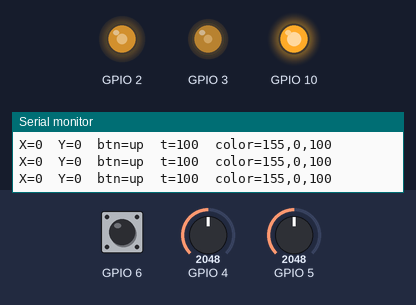
Bench run of a program on a simulated ESP32-C3. Parts: output pins drawn as LEDs (lit = HIGH), the last lines printed to the serial monitor. Inputs (shaded band) come from the test bench; at power-on: GPIO 6 HIGH, GPIO 4 = 2048, GPIO 5 = 2048.

Above: at 1.2 s.
1.3 s: GPIO 6 pulled LOW for 0.15 s
At 1.39 s:
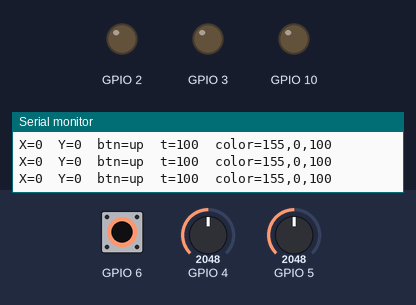
2.9 s: GPIO 4 set to 2866
At 4.1 s:
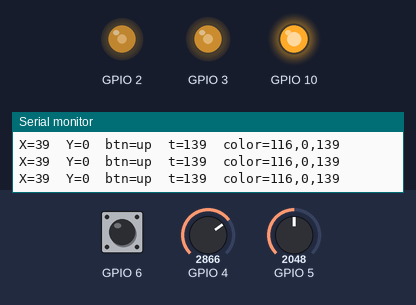
4.4 s: GPIO 4 set to 4095
At 5.0 s:
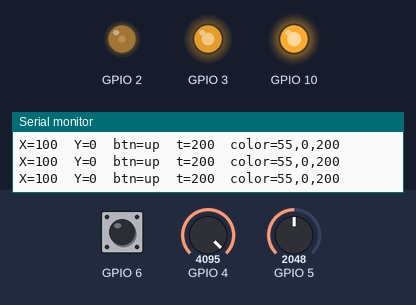
5.9 s: GPIO 4 set to 1228
At 6.4 s:
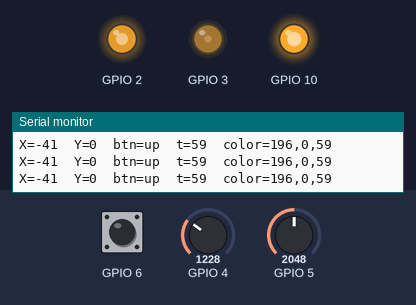
7.4 s: GPIO 4 set to 0
At 7.8 s:
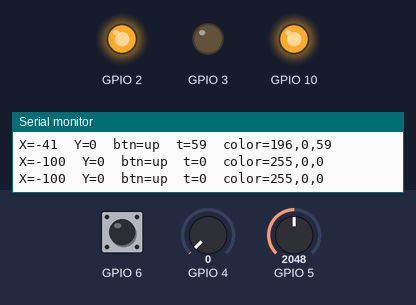
8.9 s: GPIO 4 set to 2047
At 9.7 s:
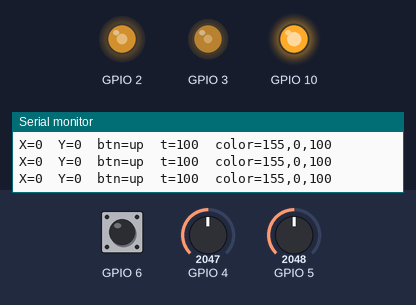
Timing chart, 0 to 11.4 s (numbered marks = the images above; inputs shaded):
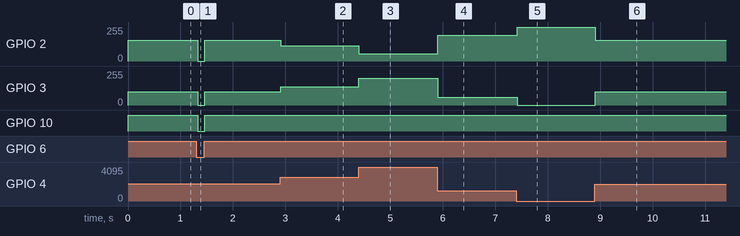

The program:

main.cpp
```cpp
#include <Arduino.h>
#include "joystick.h"
#include "rgb_led.h"
#include "color.h"

using namespace drivers;
using namespace common;

// ---------------------------------------------------------------------------
// Hardware wiring
//   Joystick VRx -> GPIO 4  (ADC1 CH4)
//   Joystick VRy -> GPIO 5  (ADC1 CH5)
//   Joystick SW  -> GPIO 6  (active-low, pull-up)
//   RGB LED R    -> GPIO 3  (active-low, common anode)
//   RGB LED G    -> GPIO 10 (active-low, common anode)
//   RGB LED B    -> GPIO 2  (active-low, common anode)
// ---------------------------------------------------------------------------

Joystick joy(4, 5, 6);       // pin_x, pin_y, pin_btn
RgbLed   led(3, 10, 2);      // pin_r, pin_g, pin_b

void setup() {
    Serial.begin(115200);
    Serial.println("Lesson 10 demo started.");
}

void loop() {
    joy.update();

    int8_t  x = joy.getX();   // -100..+100
    int8_t  y = joy.getY();   // -100..+100

    // Map X axis (-100..+100) to lerp parameter (0..200).
    // t=0 -> full RED, t=200 -> close to full BLUE.
    // Note: lerp() expects 0-255; 200 gives a visible blue without
    // needing to clamp, and avoids a cast overflow.
    uint8_t t = static_cast<uint8_t>(x + 100);  // 0..200

    em_color c = lerp(em_color::RED, em_color::BLUE, t);

    if (joy.wasPressed()) {
        // Flash white on button press.
        led.setColor(em_color::WHITE);
        delay(120);
    } else {
        led.setColor(c);
    }

    // Debug output every 200 ms.
    static uint32_t last_print = 0;
    if (millis() - last_print >= 200) {
        last_print = millis();
        Serial.print("X=");
        Serial.print(x);
        Serial.print("  Y=");
        Serial.print(y);
        Serial.print("  btn=");
        Serial.print(joy.isPressed() ? "DOWN" : "up");
        Serial.print("  t=");
        Serial.print(t);
        Serial.print("  color=");
        Serial.print(c.r);
        Serial.print(",");
        Serial.print(c.g);
        Serial.print(",");
        Serial.println(c.b);
    }

    delay(20);
}
```

analog_pin.cpp
```cpp
#include "analog_pin.h"

namespace drivers {

AnalogPin::AnalogPin(uint8_t pin)
    : _pin(pin)
{
    // No pinMode needed for ADC inputs on ESP32.
    // analogRead() handles the configuration internally.
}

uint16_t AnalogPin::read() const {
    return static_cast<uint16_t>(analogRead(_pin));
}

uint8_t AnalogPin::pin() const { return _pin; }

} // namespace drivers
```

button.cpp
```cpp
#include "button.h"

namespace drivers {

Button::Button(uint8_t pin, uint32_t debounce_ms)
    : DigitalPin(pin, INPUT_PULLUP),
      _debounce_ms(debounce_ms),
      _state(false),
      _prev_state(false),
      _pressed_flag(false),
      _last_change_ms(0)
{}

void Button::update() {
    // Active-low: LOW means button is pressed.
    bool raw = (digitalRead(_pin) == LOW);

    if (raw != _prev_state) {
        _last_change_ms = millis();
        _prev_state = raw;
    }

    if ((millis() - _last_change_ms) >= _debounce_ms) {
        if (raw && !_state) {
            // Transition: released -> pressed
            _pressed_flag = true;
        }
        _state = raw;
    }
}

bool Button::isPressed() const {
    return _state;
}

bool Button::wasPressed() {
    if (_pressed_flag) {
        _pressed_flag = false;
        return true;
    }
    return false;
}

} // namespace drivers
```

color.cpp
```cpp
#include "color.h"

namespace common {

// ---------------------------------------------------------------------------
// Constructors
// ---------------------------------------------------------------------------

em_color::em_color()
    : r(0), g(0), b(0)
{}

em_color::em_color(uint8_t r, uint8_t g, uint8_t b)
    : r(r), g(g), b(b)
{}

// ---------------------------------------------------------------------------
// Named color constants
// ---------------------------------------------------------------------------

const em_color em_color::RED     = em_color(255,   0,   0);
const em_color em_color::GREEN   = em_color(  0, 255,   0);
const em_color em_color::BLUE    = em_color(  0,   0, 255);
const em_color em_color::WHITE   = em_color(255, 255, 255);
const em_color em_color::BLACK   = em_color(  0,   0,   0);
const em_color em_color::YELLOW  = em_color(255, 255,   0);
const em_color em_color::CYAN    = em_color(  0, 255, 255);
const em_color em_color::MAGENTA = em_color(255,   0, 255);

// ---------------------------------------------------------------------------
// lerp - linear interpolation between two colors.
//
// Formula per channel:
//   result = (a_ch * (255 - t) + b_ch * t) / 255
//
// Uses uint16_t for intermediate products to avoid overflow.
// No floating-point arithmetic.
// ---------------------------------------------------------------------------
em_color lerp(em_color a, em_color b, uint8_t t) {
    uint16_t inv = static_cast<uint16_t>(255u - t);
    uint8_t r  = static_cast<uint8_t>((a.r * inv + b.r * t) / 255u);
    uint8_t g  = static_cast<uint8_t>((a.g * inv + b.g * t) / 255u);
    uint8_t bv = static_cast<uint8_t>((a.b * inv + b.b * t) / 255u);
    return em_color(r, g, bv);
}

} // namespace common
```

digital_pin.cpp
```cpp
#include "digital_pin.h"

namespace drivers {

DigitalPin::DigitalPin(uint8_t pin, uint8_t mode)
    : _pin(pin), _mode(mode)
{
    pinMode(_pin, _mode);
}

uint8_t DigitalPin::pin()  const { return _pin; }
uint8_t DigitalPin::mode() const { return _mode; }

} // namespace drivers
```

joystick.cpp
```cpp
#include "joystick.h"
#include <Arduino.h>

namespace drivers {

Joystick::Joystick(uint8_t pin_x,
                   uint8_t pin_y,
                   uint8_t pin_btn,
                   uint8_t dead_zone)
    : _x(pin_x),
      _y(pin_y),
      _btn(pin_btn),
      _dz(dead_zone),
      _vx(0),
      _vy(0)
{}

void Joystick::update() {
    _vx = _mapAxis(_x.read());
    _vy = _mapAxis(_y.read());
    _btn.update();
}

int8_t Joystick::getX() const { return _vx; }
int8_t Joystick::getY() const { return _vy; }

bool Joystick::isPressed() const { return _btn.isPressed(); }
bool Joystick::wasPressed()      { return _btn.wasPressed(); }

int8_t Joystick::_mapAxis(uint16_t raw) const {
    // Map 0-4095 to -100..+100.
    int16_t v = static_cast<int16_t>(map(raw, 0, 4095, -100, 100));

    // Apply dead zone: suppress jitter near center.
    if (v > -static_cast<int16_t>(_dz) && v < static_cast<int16_t>(_dz)) {
        return 0;
    }
    return static_cast<int8_t>(v);
}

} // namespace drivers
```

pwm_pin.cpp
```cpp
#include "pwm_pin.h"

namespace drivers {

PwmPin::PwmPin(uint8_t pin,
               uint8_t channel,
               uint32_t freq_hz,
               uint8_t  resolution)
    : _pin(pin),
      _channel(channel),
      _freq_hz(freq_hz),
      _resolution(resolution)
{
#if ESP_ARDUINO_VERSION_MAJOR >= 3
    // Arduino Core 3.x: new single-call API.
    ledcAttach(_pin, _freq_hz, _resolution);
#else
    // Arduino Core 2.x: channel-based setup.
    ledcSetup(_channel, _freq_hz, _resolution);
    ledcAttachPin(_pin, _channel);
#endif
}

void PwmPin::write(uint32_t duty) {
#if ESP_ARDUINO_VERSION_MAJOR >= 3
    ledcWrite(_pin, duty);
#else
    ledcWrite(_channel, duty);
#endif
}

uint8_t PwmPin::pin()     const { return _pin; }
uint8_t PwmPin::channel() const { return _channel; }

} // namespace drivers
```

rgb_led.cpp
```cpp
#include "rgb_led.h"

namespace drivers {

// Common-anode RGB LED: duty 255 = off, duty 0 = full brightness.
// Channels 0, 1, 2 are assigned to R, G, B respectively.

RgbLed::RgbLed(uint8_t pin_r, uint8_t pin_g, uint8_t pin_b)
    : _r(pin_r, 0),
      _g(pin_g, 1),
      _b(pin_b, 2)
{}

void RgbLed::setColor(uint8_t r, uint8_t g, uint8_t b) {
    // Invert because common-anode: 0 = full brightness, 255 = off.
    _r.write(255u - r);
    _g.write(255u - g);
    _b.write(255u - b);
}

void RgbLed::setColor(const common::em_color& c) {
    setColor(c.r, c.g, c.b);
}

void RgbLed::off() {
    _r.write(255);
    _g.write(255);
    _b.write(255);
}

} // namespace drivers
```

Measured:
- after the input at 1.3 s, GPIO 2: 154/255 → 0/255 at once, → 154/255 0.14 s later; GPIO 3: 100/255 → 0/255 at once, → 100/255 0.14 s later; GPIO 10: HIGH → LOW at once, → HIGH 0.14 s later
- after the input at 2.9 s, GPIO 2: 154/255 → 116/255 at once; GPIO 3: 100/255 → 138/255 at once
- after the input at 4.4 s, GPIO 2: 116/255 → 55/255 at once; GPIO 3: 138/255 → 199/255 at once
- after the input at 5.9 s, GPIO 2: 55/255 → 195/255 at once; GPIO 3: 199/255 → 59/255 at once
- after the input at 7.4 s, GPIO 2: 195/255 → 255/255 at once; GPIO 3: 59/255 → 0/255 at once
- after the input at 8.9 s, GPIO 2: 255/255 → 154/255 at once; GPIO 3: 0/255 → 100/255 at once
